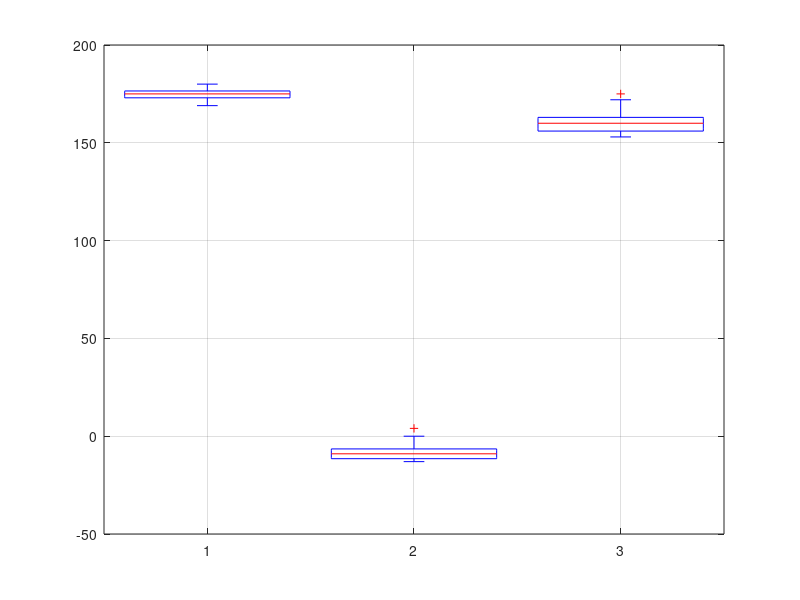

Recreate this plot in MATLAB. (Note: this script raises an error after producing the figure.)
close all; clear; clc

M = csvread('data.csv',0,1);
M = M'; % transpose so that results are column vectors
overhead = median(M(:,1:2:end))
ops = M(:,2:2:end);
pows = 0:1:20;
sizes = 2.^pows;

%% box plot
boxplot(ops-overhead)
grid on
xticklabels('2^'+string(pows))
title('Persistent Vec Apply')
xlabel('size')
ylabel('runtime (ns)')
ax = gca;
ax.FontSize = 24;

%% histogram
figure
idxs = fliplr(5+1:5:21);
for i = idxs
    histogram(ops(:,i)-overhead(i))
    hold on
end
title('Histogram of Persistent Vec Apply (sizes 32^n)')
legend('size ' + string(sizes(idxs)))
xlabel('runtime (ns)')
ylabel('occurences')
ax = gca;
ax.FontSize = 24;
